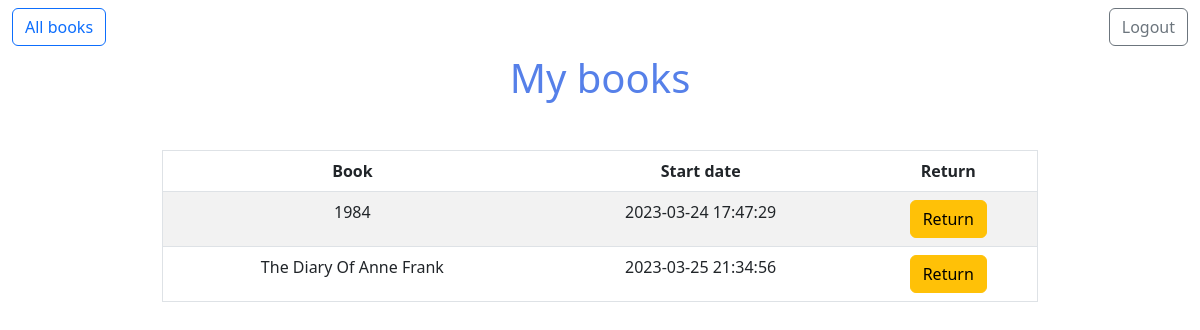
The app's page /my_books.php (signed in) with its own data.
### tables this page shows
CREATE TABLE `user_book` (
  `id` int(11) NOT NULL,
  `user_id` int(11) NOT NULL,
  `book_id` int(11) NOT NULL,
  `start_date` datetime NOT NULL
);

CREATE TABLE `books` (
  `id` int(11) NOT NULL,
  `name` varchar(50) NOT NULL,
  `author` int(11) NOT NULL,
  `description` text NOT NULL,
  `availability` varchar(50) NOT NULL
);

### my_books.php (the view, shortened to what this page needs)
<?php
    $conn = mysqli_connect('localhost', 'root', '', 'online_library_db');
?>
<!DOCTYPE html>
<html lang="en">
<head>
    <link href="https://cdn.jsdelivr.net/npm/bootstrap@5.3.0-alpha1/dist/css/bootstrap.min.css" rel="stylesheet">
    <link rel="stylesheet" href="style.css">
</head>
<body class="my-gradient">
    <nav class="navbar navbar-expand-lg ">
        <div class="container-fluid">
            <form action="" method="" class="d-flex me-auto">
                <a href="books.php" class="btn btn-outline-primary">All books</a>
            </form>
            <form class="d-flex ms-auto" action="logout.php" method="post">
                <button class="btn btn-outline-secondary" type="submit">Logout</button>
            </form>
            </div>
    </nav>
    <h1 class="text-center custom-text-blue ms-auto me-auto"> My books</h1>
    <div class="container w-75 text-center mt-5">
        <table class="table text-center table-striped admin-panel border">
            <thead>
                <tr>
                    <th>Book</th>
                    <th>Start date</th>
                    <th>Return</th>
                </tr>
            </thead>
            <tbody>
                <?php
                    $sql = "SELECT books.id AS book_id, books.name, user_book.id AS borrow_id, user_book.start_date FROM books, user_book WHERE books.id = user_book.book_id AND user_book.user_id = ?";
                    $stmt = mysqli_prepare($conn, $sql);
                    mysqli_stmt_bind_param($stmt, 'i', $_SESSION['my_id']);
                    mysqli_stmt_execute($stmt);
                    $data = [];
                    $books = mysqli_stmt_get_result($stmt);
                    while ($row =  mysqli_fetch_assoc($books)) {
                        $data[] = $row;
                    }
                    foreach ($data as $book) {
                        $book_id = $book['book_id'];
                        $name = $book['name'];
                        $borrow_id = $book['borrow_id'];
                        $start_date = $book['start_date'];
                        echo
                        "
                            <tr>
                                <td>$name</td>
                                <td>$start_date</td>
                                <td>
                                    <form action=\"return_book.php\" method=\"post\">
                                        <input type=\"hidden\" name=\"borrow_id\" value=\"$borrow_id\"/>
                                        <input type=\"hidden\" name=\"book_id\" value=\"$book_id\"/>
                                        <button class=\"btn btn-warning\">Return</button>
                                    </form>
                                </td>
                            </tr>
                        ";
                    }
                ?>
            </tbody>
        </table>
    </div>
</body>
</html>

### style.css (style rules this page uses)
.custom-text-blue { color: #5680e9 }
.my-gradient { background-image: url("img/gradient.jpg"); background-size: cover; }
.admin-panel { background-image: linear-gradient(30deg, rgba(193, 200, 228, 0.5), rgba(132, 206, 235, 0.5), rgba(193, 200, 228, 0.5)); }

### records on screen
user_book: book.name "1984", start_date "2023-03-24 17:47:29"
user_book: book.name "The Diary Of Anne Frank", start_date "2023-03-25 21:34:56"
